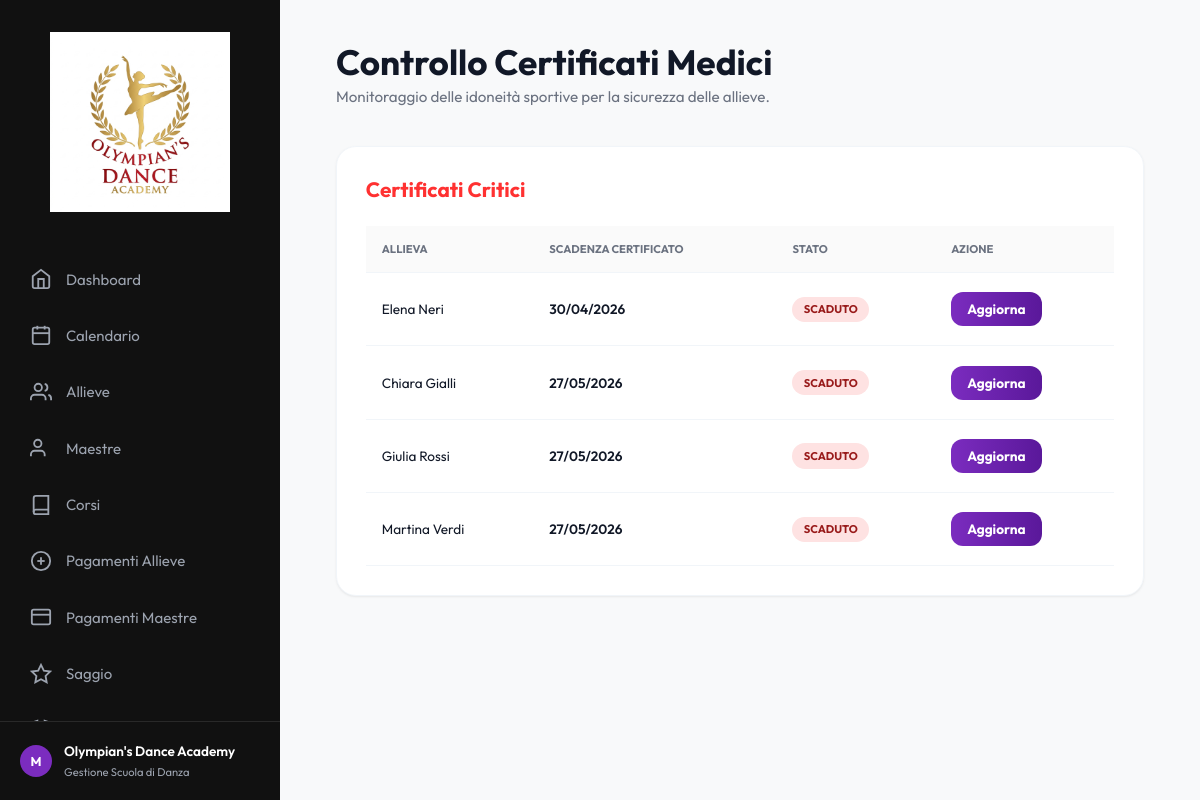
/certificati/, run on the app's committed database.
### academy/models.py (models this page shows, shortened)
class Allieva(models.Model):
    nome = models.CharField(max_length=100)
    cognome = models.CharField(max_length=100)
    data_nascita = models.DateField(blank=True, null=True)
    telefono = models.CharField(max_length=20, blank=True, null=True)
    email = models.EmailField(blank=True, null=True)
    data_iscrizione = models.DateField(blank=True, null=True)
    id_corso = models.ForeignKey(Corso, on_delete=models.PROTECT, related_name='allieve', db_column='id_corso')
    certificato_medico = models.DateField(blank=True, null=True, help_text="Data di scadenza del certificato medico")
    class Meta:
        db_table = 'Allieve'
        ordering = ['cognome', 'nome']
        verbose_name_plural = "Allieve"

### academy/views.py (the view)
# urls.py: path("certificati/", views.certificati, name="certificati"),
def certificati(request):
    oggi = _today()
    allieve_critiche = Allieva.objects.filter(
        Q(certificato_medico__isnull=True) | Q(certificato_medico__lt=oggi)
    ).order_by("certificato_medico", "cognome")
    return render(request, "certificati.html", {"allieve": allieve_critiche})

### academy/context_processors.py (called while the page is built)
def today(request):
    return {"date_today": date.today().isoformat()}

### academy/templatetags/academy_filters.py (called while the page is built)
@register.filter
def date_dmy(value):
    if not value:
        return ""
    text = str(value)
    if len(text) >= 10:
        return f"{text[8:10]}/{text[5:7]}/{text[0:4]}"
    return text

### academy/views.py (called while the page is built)
def _today():
    return timezone.localdate()

### templates/certificati.html (shortened to what this page needs)
{% extends 'base.html' %}
{% load academy_filters %}
{% block content %}
<div class="animate-in">
    <header class="header-container">
        <div class="header-title">
            <h1>Controllo Certificati Medici</h1>
            <p>Monitoraggio delle idoneità sportive per la sicurezza delle allieve.</p>
        </div>
    </header>
    <div class="content-box">
        <div class="box-header">
            <h2 style="color: var(--accent-red);">Certificati Critici</h2>
        </div>
        <div class="table-container">
            <table class="data-table">
                <thead>
                    <tr>
                        <th>Allieva</th>
                        <th>Scadenza Certificato</th>
                        <th>Stato</th>
                        <th>Azione</th>
                    </tr>
                </thead>
                <tbody>
                    {% for a in allieve %}
                    <tr>
                        <td class="course-cell">{{ a.nome }} {{ a.cognome }}</td>
                        <td style="font-weight: 600;">
                            {% if a.certificato_medico %}
                                {{ a.certificato_medico|date_dmy }}
                            {% else %}
                                <span style="color: var(--text-muted);">Non inserito</span>
                            {% endif %}
                        </td>
                        <td>
                            {% if a.certificato_medico %}
                                <span class="badge badge-overdue">Scaduto</span>
                            {% else %}
                                <span class="badge badge-overdue">Mancante</span>
                            {% endif %}
                        </td>
                        <td>
                            <a href="{% url 'allieva_dettaglio' a.id %}" class="btn btn-purple btn-sm">
                                Aggiorna
                            </a>
                        </td>
                    </tr>
                    {% endfor %}
                </tbody>
            </table>
        </div>
    </div>
</div>
{% endblock %}

### static/css/style.css (style rules this page uses)
:root { --primary-color: #C9A227; --primary-hover: #B08D1E; --secondary-color: #7B2CBF; --secondary-hover: #62229B; --accent-red: #FF3131; --sidebar-bg: #111111; --sidebar-text: #9ca3af; --sidebar-text-active: #ffffff; --bg-color: #F8F9FA; --text-main: #111827; --text-muted: #6B7280; --card-bg: #ffffff; --border-color: #F1F5F9; --sidebar-width: 280px; --radius-lg: 20px; --radius-md: 12px; --shadow: 0 1px 3px 0 rgba(0, 0, 0, 0.05), 0 1px 2px 0 rgba(0, 0, 0, 0.03); --transition: all 0.3s cubic-bezier(0.4, 0, 0.2, 1); }
* { margin: 0; padding: 0; box-sizing: border-box; }
body { font-family: 'Outfit', sans-serif; background-color: var(--bg-color); color: var(--text-main); display: flex; min-height: 100vh; }
.header-container { display: flex; justify-content: space-between; align-items: flex-start; margin-bottom: 2.5rem; }
.header-title h1 { font-size: 2.2rem; font-weight: 700; margin-bottom: 0.2rem; }
.header-title p { color: var(--text-muted); font-size: 0.95rem; }
.content-box { background: white; border-radius: var(--radius-lg); padding: 1.8rem; box-shadow: var(--shadow); border: 1px solid var(--border-color); }
.box-header { display: flex; justify-content: space-between; align-items: center; margin-bottom: 1.5rem; }
.box-header h2 { font-size: 1.3rem; font-weight: 700; }
.data-table { width: 100%; border-collapse: collapse; }
.data-table th { text-align: left; padding: 1rem; font-size: 0.7rem; text-transform: uppercase; color: var(--text-muted); border-bottom: 1px solid var(--border-color); background: #fafafa; }
.data-table td { padding: 1.2rem 1rem; font-size: 0.85rem; border-bottom: 1px solid var(--border-color); }
.badge { padding: 0.35rem 0.7rem; border-radius: 20px; font-size: 0.7rem; font-weight: 700; text-transform: uppercase; display: inline-flex; align-items: center; gap: 5px; }
.badge-overdue { background: #FEE2E2; color: #991B1B; }
.btn, .action-btn { padding: 1rem 1.5rem; border-radius: var(--radius-md); font-weight: 700; display: inline-flex; align-items: center; justify-content: center; gap: 12px; text-decoration: none; font-size: 0.95rem; border: none; cursor: pointer; transition: var(--transition); }
.btn-purple, .action-btn.btn-purple { background: linear-gradient(90deg, #7B2CBF 0%, #5A189A 100%); color: white; }
.btn-sm { padding: 0.5rem 1rem; font-size: 0.85rem; }
.animate-in { animation: fadeIn 0.6s ease forwards; }

### data on the page
Allieva: nome "Elena", cognome "Neri", certificato_medico "30/04/2026", shows "SCADUTO"
Allieva: nome "Chiara", cognome "Gialli", certificato_medico "27/05/2026", shows "SCADUTO"
Allieva: nome "Giulia", cognome "Rossi", certificato_medico "27/05/2026", shows "SCADUTO"
Allieva: nome "Martina", cognome "Verdi", certificato_medico "27/05/2026", shows "SCADUTO"
